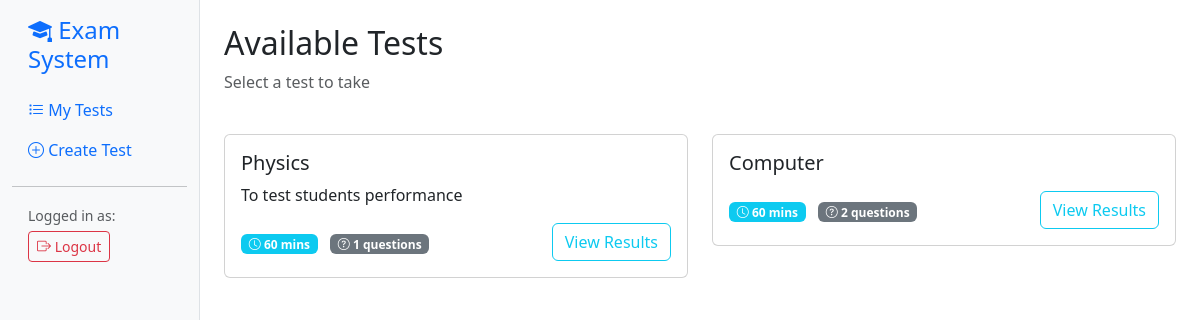
/api/system/student/tests/ (signed in), run on an earlier commit of the app's database.
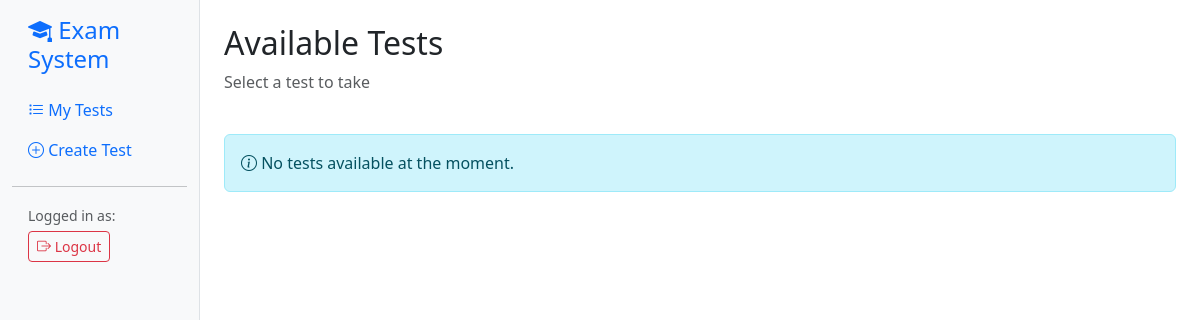
And on a later commit of the database.
### exams_management/models.py (models this page shows, shortened)
class Test(models.Model):
  id = models.UUIDField(primary_key=True, default=uuid.uuid4, editable=False)
  subject = models.CharField(max_length=230)
  teacher = models.ForeignKey(settings.AUTH_USER_MODEL, on_delete=models.CASCADE)
  description = models.TextField(blank=True, null=True)
  time_limit = models.IntegerField(default=60)
  is_published = models.BooleanField(default=False)
  date_added = models.DateTimeField(auto_now_add=True)
  date_updated = models.DateTimeField(auto_now=True)

### exams_management/views.py (the view)
# urls.py: path('student/tests/', views.student_test_list, name='student_test_list'),
@login_required
def student_test_list(request):
    try:
        profile = Profile.objects.get(user=request.user)
    except Profile.DoesNotExist:
        messages.error(request, "Profile not found.")
        return redirect("profile")
    if profile.role != "student":
        messages.error(request, "Only students can view tests.")
        return redirect("profile")
    published_tests = models.Test.objects.filter(is_published=True)
    completed_attempts = models.StudentTestAttempt.objects.filter(
        student=request.user,
        is_completed=True
    )
    tests_with_info = []
    for test in published_tests:
        attempt = completed_attempts.filter(test=test).first()
        tests_with_info.append({
            'test': test,
            'has_attempt': attempt is not None,
            'attempt_id': attempt.id if attempt else None
        })
    return render(request, "student_test_list.html", {
        "tests_with_info": tests_with_info,
    })

### templates/student_test_list.html (shortened to what this page needs)
{% extends 'base.html' %}
{% block page_title %}Available Tests{% endblock %}
{% block page_subtitle %}Select a test to take{% endblock %}
{% block content %}
<div class="row">
    {% for item in tests_with_info %}
    <div class="col-md-6 mb-4">
        <div class="card">
            <div class="card-body">
                <h5 class="card-title">{{ item.test.subject }}</h5>
                <p class="card-text">{{ item.test.description|truncatechars:100 }}</p>
                <div class="d-flex justify-content-between align-items-center">
                    <div>
                        <span class="badge bg-info">
                            <i class="bi bi-clock"></i> {{ item.test.time_limit }} mins
                        </span>
                        <span class="badge bg-secondary ms-2">
                            <i class="bi bi-question-circle"></i> {{ item.test.questions.count }} questions
                        </span>
                    </div>
                    <div>
                        {% if item.has_attempt %}
                            <a href="{% url 'test_results' attempt_id=item.attempt_id %}" class="btn btn-outline-info">
                                View Results
                            </a>
                        {% else %}
                            <a href="{% url 'take_test' test_id=item.test.id %}" class="btn btn-primary">
                                Take Test
                            </a>
                        {% endif %}
                    </div>
                </div>
            </div>
        </div>
    </div>
    {% empty %}
    <div class="col-12">
        <div class="alert alert-info">
            <i class="bi bi-info-circle"></i> No tests available at the moment.
        </div>
    </div>
    {% endfor %}
</div>
{% endblock %}

### templates/base.html (shortened to what this page needs)
<!DOCTYPE html>
<html lang="en">
<head>
    <link href="https://cdn.jsdelivr.net/npm/bootstrap@5.3.0/dist/css/bootstrap.min.css" rel="stylesheet">
    <link rel="stylesheet" href="https://cdn.jsdelivr.net/npm/bootstrap-icons@1.11.0/font/bootstrap-icons.css">
</head>
<body>
    <div class="container-fluid">
        <div class="row">
            <nav class="col-md-3 col-lg-2 d-md-block sidebar collapse">
                <div class="position-sticky pt-3">
                    <h4 class="px-3 mb-3 text-primary">
                        <i class="bi bi-mortarboard-fill"></i> Exam System
                    </h4>
                    <ul class="nav flex-column">
                        <li class="nav-item">
                            <a class="nav-link {% if 'test_list' in request.path %}active{% endif %}" href="{% url 'test_list' %}">
                                <i class="bi bi-list-task"></i> My Tests
                            </a>
                        </li>
                        <li class="nav-item">
                            <a class="nav-link {% if 'create_test' in request.path %}active{% endif %}" href="{% url 'test_create' %}">
                                <i class="bi bi-plus-circle"></i> Create Test
                            </a>
                        </li>
                    </ul>
                    <hr>
                    <div class="px-3 mt-3">
                        <small class="text-muted">Logged in as:</small>
                        <a href="{% url 'logout' %}" class="btn btn-sm btn-outline-danger">
                            <i class="bi bi-box-arrow-right"></i> Logout
                        </a>
                    </div>
                </div>
            </nav>
            <main class="col-md-9 ms-sm-auto col-lg-10 px-md-4 py-4">
                <div class="d-flex justify-content-between align-items-center mb-4">
                    <div>
                        <h2>{% block page_title %}{% endblock %}</h2>
                        <p class="text-muted">{% block page_subtitle %}{% endblock %}</p>
                    </div>
                </div>
                {% block content %}{% endblock %}
            </main>
        </div>
    </div>
</body>
</html>

### templates/base.html (style rules this page uses)
.sidebar { min-height: 100vh; background-color: #f8f9fa; border-right: 1px solid #dee2e6; }

What changed in the data, as far as the page shows it:
removed Test: test.subject "Physics", test.description "To test students performance", test.time_limit "60", test.questions.count "1"
removed Test: test.subject "Computer", test.time_limit "60", test.questions.count "2"
Also different on the page:
text now shown: "No tests available at the moment."
